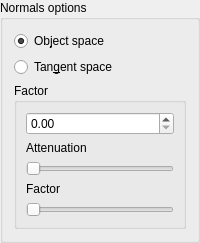
                   <widget class="QGroupBox" name="normal_opt">
                    <property name="title">
                     <string>Normals options</string>
                    </property>
                    <layout class="QVBoxLayout" name="verticalLayout_5">
                     <item>
                      <widget class="QRadioButton" name="use_objectSpace">
                       <property name="text">
                        <string>Ob&amp;ject space</string>
                       </property>
                       <property name="checked">
                        <bool>true</bool>
                       </property>
                      </widget>
                     </item>
                     <item>
                      <widget class="QRadioButton" name="use_tangentSpace">
                       <property name="text">
                        <string>Tan&amp;gent space</string>
                       </property>
                      </widget>
                     </item>
                     <item>
                      <widget class="QGroupBox" name="nmap_factor_opt">
                       <property name="sizePolicy">
                        <sizepolicy hsizetype="Expanding" vsizetype="Fixed">
                         <horstretch>0</horstretch>
                         <verstretch>0</verstretch>
                        </sizepolicy>
                       </property>
                       <property name="title">
                        <string>Factor</string>
                       </property>
                       <layout class="QVBoxLayout" name="verticalLayout_4">
                        <item>
                         <widget class="QDoubleSpinBox" name="factor_nmap"/>
                        </item>
                        <item>
                         <widget class="QLabel" name="label">
                          <property name="text">
                           <string>Attenuation</string>
                          </property>
                         </widget>
                        </item>
                        <item>
                         <widget class="QSlider" name="attenuation_slider_nmap">
                          <property name="minimum">
                           <number>1</number>
                          </property>
                          <property name="maximum">
                           <number>10</number>
                          </property>
                          <property name="orientation">
                           <enum>Qt::Orientation::Horizontal</enum>
                          </property>
                         </widget>
                        </item>
                        <item>
                         <widget class="QLabel" name="label_2">
                          <property name="text">
                           <string>Factor</string>
                          </property>
                         </widget>
                        </item>
                        <item>
                         <widget class="QSlider" name="factor_slider_nmap">
                          <property name="styleSheet">
                           <string notr="true">QSlider {
qradialgradient(spread:pad, cx:0.5, cy:0.5, radius:0.5, fx:0.5, fy:0.5, stop:0 rgba(255, 255, 255, 255), stop:0.1 rgba(255, 255, 255, 255), stop:0.2 rgba(255, 176, 176, 167), stop:0.3 rgba(255, 151, 151, 92), stop:0.4 rgba(255, 125, 125, 51), stop:0.5 rgba(255, 76, 76, 205), stop:0.52 rgba(255, 76, 76, 205), stop:0.6 rgba(255, 180, 180, 84), stop:1 rgba(255, 255, 255, 0))

}</string>
                          </property>
                          <property name="orientation">
                           <enum>Qt::Orientation::Horizontal</enum>
                          </property>
                         </widget>
                        </item>
                       </layout>
                      </widget>
                     </item>
                    </layout>
                   </widget>
